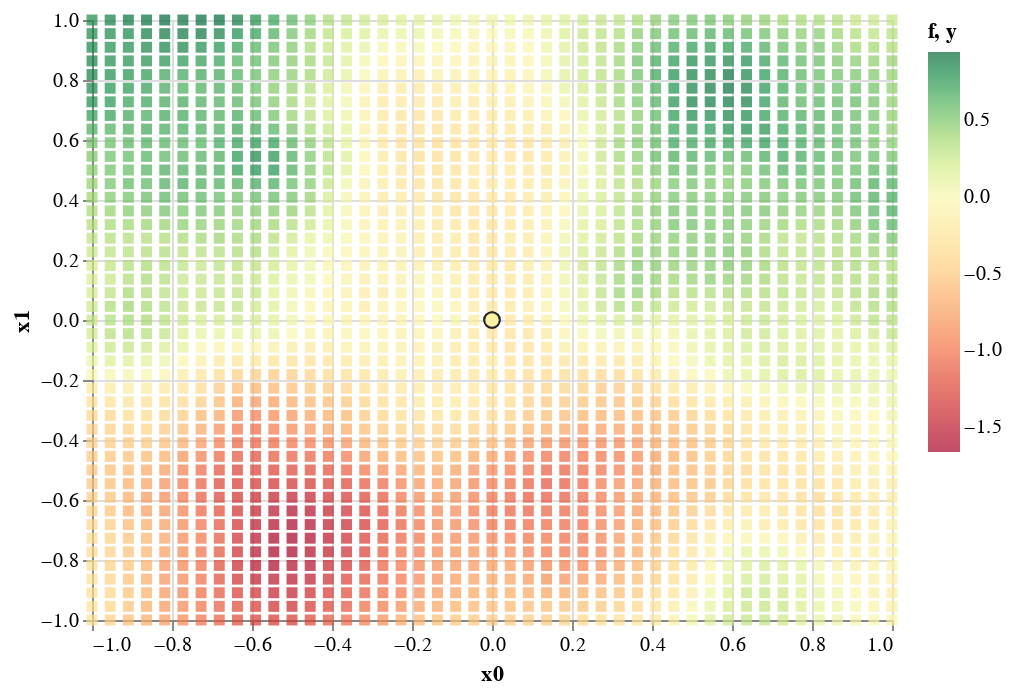

Notebook code cell kept with this figure:
### Markdown cell above
If you have finished evaluating the function at different points and you are confident where the maximum is, you can make a guess before executing the cells below.

Now show the underlying function f (without noise) as a heatmap and the noisy data we received as evaluations of it:

### Code cell
f2 = blackbox2.sample_f(45)
chart2f = (
    alt.Chart(f2)
    .mark_square(size=30)
    .encode(x=alt.X('x0:Q', scale=alt.Scale(domain=bb.DOMAIN)),
            y=alt.X('x1:Q', scale=alt.Scale(domain=bb.DOMAIN)),
            color=alt.Color('f:Q', scale=alt.Scale(scheme=bb.COLOURSCHEME, domainMid=0))))
chart2y = blackbox2.plot_xy()
chart2 = alt.layer(chart2f, chart2y)
chart2

### Figure 1 — Vega-Lite specification as saved in the notebook (floating-point values rounded to 4 significant figures; data arrays with more than 128 entries replaced by an {"elided": "..."} marker saying what was removed)
{"config": {"view": {"continuousWidth": 400, "continuousHeight": 300}}, "layer": [{"data": {"name": "data-32b04602a74b1458b74fac0d04876c0d"}, "mark": {"type": "square", "size": 30}, "encoding": {"color": {"type": "quantitative", "field": "f", "scale": {"domainMid": 0, "scheme": "redyellowgreen"}}, "x": {"type": "quantitative", "field": "x0", "scale": {"domain": [-1, 1]}}, "y": {"type": "quantitative", "field": "x1", "scale": {"domain": [-1, 1]}}}}, {"data": {"name": "data-bd569c7d3950db845dfaf265a23d43ef"}, "mark": {"type": "circle", "size": 60, "stroke": "black", "strokeWidth": 1}, "encoding": {"color": {"type": "quantitative", "field": "y", "scale": {"domainMid": 0, "scheme": "redyellowgreen"}}, "x": {"type": "quantitative", "field": "x0", "scale": {"domain": [-1, 1]}}, "y": {"type": "quantitative", "field": "x1", "scale": {"domain": [-1, 1]}}}}], "$schema": "https://vega.github.io/schema/vega-lite/v4.8.1.json", "datasets": {"data-32b04602a74b1458b74fac0d04876c0d": {"elided": "2025 records"}, "data-bd569c7d3950db845dfaf265a23d43ef": [{"x0": 0.0, "x1": 0.0, "y": 0.0}, {"x0": 0.0, "x1": 0.0, "y": -0.1028}]}}
